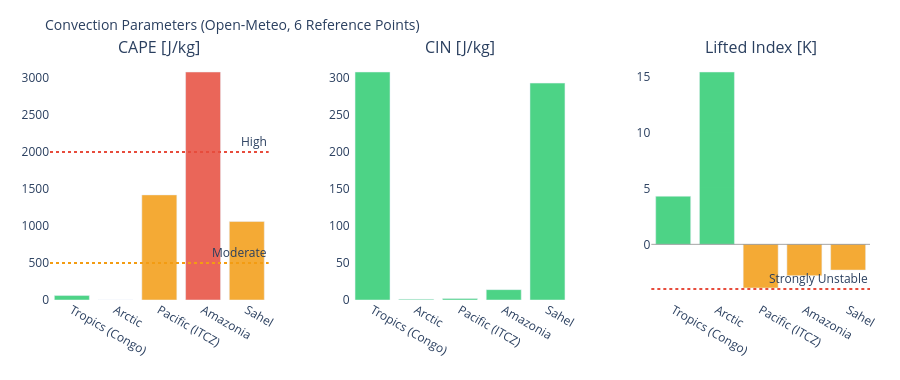

This figure's notebook cell:
### Markdown cell above
---
## 3. Visualizations

### Code cell
# ============================================================
# CAPE / CIN / LIFTED INDEX – Convection potential
# ============================================================

if not df_atm.empty:
    fig = make_subplots(
        rows=1, cols=3,
        subplot_titles=['CAPE [J/kg]', 'CIN [J/kg]', 'Lifted Index [K]'],
        horizontal_spacing=0.1
    )
    pts = df_atm['point'].tolist()
    pt_colors = ['#E85D24','#185FA5','#888780','#378ADD','#639922','#F2A623']

    # CAPE – höher = mehr Gewitterpotential
    cape_vals = df_atm['cape'].fillna(0).tolist()
    cape_colors = ['#e74c3c' if v > 2000 else '#f39c12' if v > 500 else '#2ecc71'
                   for v in cape_vals]
    fig.add_trace(go.Bar(x=pts, y=cape_vals, marker_color=cape_colors,
                         opacity=0.85, showlegend=False), row=1, col=1)
    fig.add_hline(y=2000, line_dash='dot', line_color='#e74c3c',
                  annotation_text='High', row=1, col=1)
    fig.add_hline(y=500,  line_dash='dot', line_color='#f39c12',
                  annotation_text='Moderate', row=1, col=1)

    # CIN – negativer = stärker gedeckelt (weniger Auslöse)
    cin_vals = df_atm['cin'].fillna(0).tolist()
    cin_colors = ['#e74c3c' if v < -200 else '#f39c12' if v < -50 else '#2ecc71'
                  for v in cin_vals]
    fig.add_trace(go.Bar(x=pts, y=cin_vals, marker_color=cin_colors,
                         opacity=0.85, showlegend=False), row=1, col=2)

    # Lifted Index – negativ = instabil
    li_vals = df_atm['li'].fillna(0).tolist()
    li_colors = ['#e74c3c' if v < -4 else '#f39c12' if v < 0 else '#2ecc71'
                 for v in li_vals]
    fig.add_trace(go.Bar(x=pts, y=li_vals, marker_color=li_colors,
                         opacity=0.85, showlegend=False), row=1, col=3)
    fig.add_hline(y=0, line_color='gray', line_width=0.7, row=1, col=3)
    fig.add_hline(y=-4, line_dash='dot', line_color='#e74c3c',
                  annotation_text='Strongly Unstable', row=1, col=3)

    fig.update_layout(
        title=dict(text='Convection Parameters (Open-Meteo, 6 Reference Points)', font=dict(size=14)),
        height=380, plot_bgcolor='rgba(0,0,0,0)', paper_bgcolor='rgba(0,0,0,0)',
        margin=dict(l=50, r=30, t=60, b=80)
    )
    fig.update_xaxes(tickangle=30)
    fig.show()

### Figure 1 — Plotly figure (JSON) as saved in the notebook; plotly's stock layout.template omitted (floating-point values rounded to 4 significant figures)
{"data": [{"marker": {"color": ["#2ecc71", "#2ecc71", "#f39c12", "#e74c3c", "#f39c12"]}, "opacity": 0.85, "showlegend": false, "type": "bar", "x": ["Tropics (Congo)", "Arctic", "Pacific (ITCZ)", "Amazonia", "Sahel"], "xaxis": "x", "y": [60.0, 0.0, 1420.0, 3080.0, 1060.0], "yaxis": "y"}, {"marker": {"color": ["#2ecc71", "#2ecc71", "#2ecc71", "#2ecc71", "#2ecc71"]}, "opacity": 0.85, "showlegend": false, "type": "bar", "x": ["Tropics (Congo)", "Arctic", "Pacific (ITCZ)", "Amazonia", "Sahel"], "xaxis": "x2", "y": [308.0, 1.0, 2.0, 14.0, 293.0], "yaxis": "y2"}, {"marker": {"color": ["#2ecc71", "#2ecc71", "#f39c12", "#f39c12", "#f39c12"]}, "opacity": 0.85, "showlegend": false, "type": "bar", "x": ["Tropics (Congo)", "Arctic", "Pacific (ITCZ)", "Amazonia", "Sahel"], "xaxis": "x3", "y": [4.3, 15.4, -3.9, -2.8, -2.3], "yaxis": "y3"}], "layout": {"annotations": [{"font": {"size": 16}, "showarrow": false, "text": "CAPE [J/kg]", "x": 0.1333, "xanchor": "center", "xref": "paper", "y": 1.0, "yanchor": "bottom", "yref": "paper"}, {"font": {"size": 16}, "showarrow": false, "text": "CIN [J/kg]", "x": 0.5, "xanchor": "center", "xref": "paper", "y": 1.0, "yanchor": "bottom", "yref": "paper"}, {"font": {"size": 16}, "showarrow": false, "text": "Lifted Index [K]", "x": 0.8667, "xanchor": "center", "xref": "paper", "y": 1.0, "yanchor": "bottom", "yref": "paper"}, {"showarrow": false, "text": "High", "x": 1, "xanchor": "right", "xref": "x domain", "y": 2000, "yanchor": "bottom", "yref": "y"}, {"showarrow": false, "text": "Moderate", "x": 1, "xanchor": "right", "xref": "x domain", "y": 500, "yanchor": "bottom", "yref": "y"}, {"showarrow": false, "text": "Strongly Unstable", "x": 1, "xanchor": "right", "xref": "x3 domain", "y": -4, "yanchor": "bottom", "yref": "y3"}], "height": 380, "margin": {"b": 80, "l": 50, "r": 30, "t": 60}, "paper_bgcolor": "rgba(0,0,0,0)", "plot_bgcolor": "rgba(0,0,0,0)", "shapes": [{"line": {"color": "#e74c3c", "dash": "dot"}, "type": "line", "x0": 0, "x1": 1, "xref": "x domain", "y0": 2000, "y1": 2000, "yref": "y"}, {"line": {"color": "#f39c12", "dash": "dot"}, "type": "line", "x0": 0, "x1": 1, "xref": "x domain", "y0": 500, "y1": 500, "yref": "y"}, {"line": {"color": "gray", "width": 0.7}, "type": "line", "x0": 0, "x1": 1, "xref": "x3 domain", "y0": 0, "y1": 0, "yref": "y3"}, {"line": {"color": "#e74c3c", "dash": "dot"}, "type": "line", "x0": 0, "x1": 1, "xref": "x3 domain", "y0": -4, "y1": -4, "yref": "y3"}], "title": {"font": {"size": 14}, "text": "Convection Parameters (Open-Meteo, 6 Reference Points)"}, "xaxis": {"anchor": "y", "domain": [0.0, 0.2667], "tickangle": 30}, "xaxis2": {"anchor": "y2", "domain": [0.3667, 0.6333], "tickangle": 30}, "xaxis3": {"anchor": "y3", "domain": [0.7333, 1.0], "tickangle": 30}, "yaxis": {"anchor": "x", "domain": [0.0, 1.0]}, "yaxis2": {"anchor": "x2", "domain": [0.0, 1.0]}, "yaxis3": {"anchor": "x3", "domain": [0.0, 1.0]}}}
